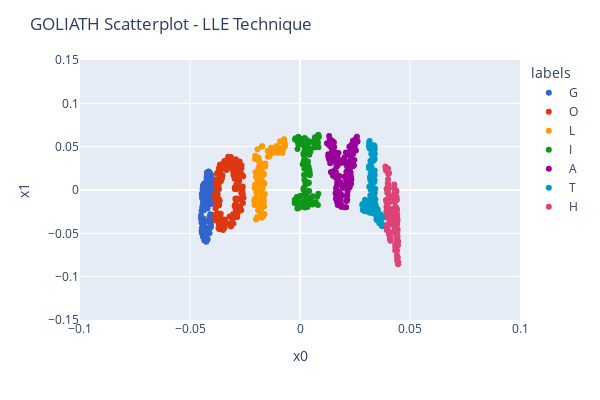

Source (notebook cell):
### Markdown cell above
Although it has some distortion from the initial manifold, the outcome can show the key relationships in the data!

### Code cell
# LLE modifying some parameters: n_neighbors and eigen_solver
model_L2 = LocallyLinearEmbedding(n_neighbors=97, n_components=2, random_state=20,
                               method='modified', eigen_solver='auto')
df_L2 = pd.DataFrame(model_L2.fit_transform(dfS[['x0','x1','x2']]), columns=['x0', 'x1'])
df_L2['labels'] = dfS['labels']

plot_LLE(df_L2)
